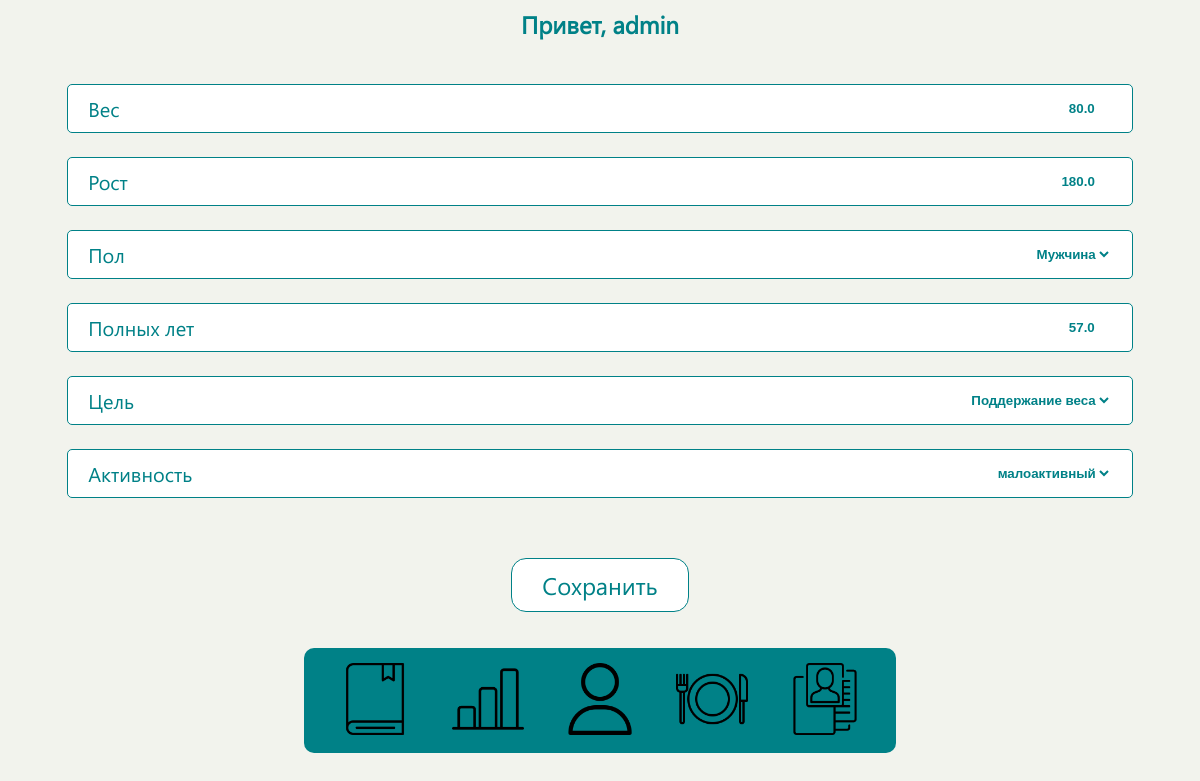
Page /edit_person_info/ (signed in) on the earlier database version.
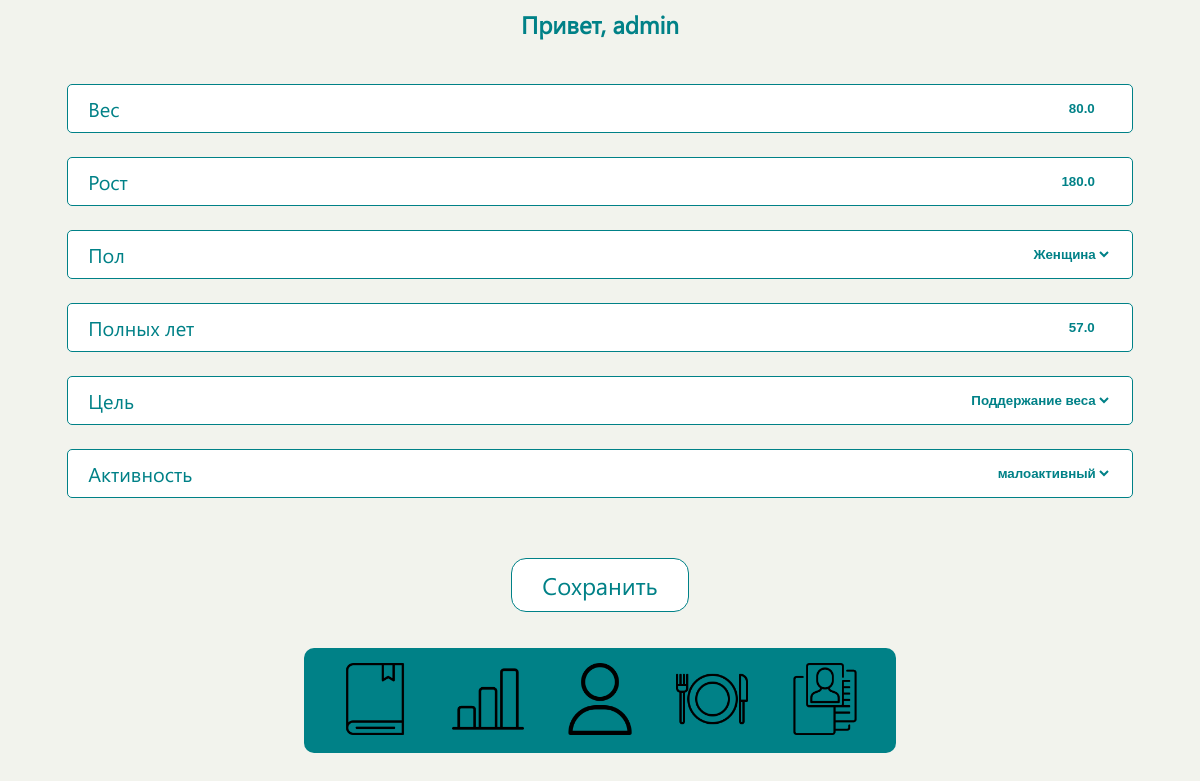
Same page on the later database version.
### webflut/models.py (models this page shows, shortened)
class Personal_Inform(models.Model):
    user = models.ForeignKey(User, on_delete=models.CASCADE)  # Add this line
    first_name = models.CharField(max_length=10)
    last_name = models.CharField(max_length=10)
    SEX_CHOICES = [
        ('M', 'Мужчина'),
        ('F', 'Женщина'),
        ('', ''),
    ]
    sex = models.CharField(max_length=1, choices=SEX_CHOICES, default='')
    date_of_birth = models.FloatField(default=0)
    weight = models.FloatField(default=0)
    height = models.FloatField(default=0)
    GOAL_CHOICES = [
        ('L', 'Похудение'),
        ('M', 'Набор массы'),
        ('F', 'Поддержание веса'),
    ]
    goals = models.CharField(max_length=1, choices=GOAL_CHOICES, default='L')
    ACTIVE_CHOICES = [
        ('L', 'малоактивный'),
        ('M', 'активный'),
    ]
    active = models.CharField(max_length=1, choices=ACTIVE_CHOICES, default='L')
    class Meta:
        verbose_name = 'Личная Информация'
        verbose_name_plural = 'Личная Информация'

### webflut/views.py (the view)
# urls.py: path('edit_person_info/', views.edit_person_info, name='edit_person_info'),
def edit_person_info(request):
    personal_info = Personal_Inform.objects.get(user=request.user)
    if request.method == 'POST':
        form = PersonalInformForm(request.POST, instance=personal_info)
        if form.is_valid():
            form.save()
            return redirect('edit_person_info')  # Redirect to the successful registration page
    else:
        form = PersonalInformForm(instance=personal_info)
    return render(request, 'edit_person_info.html', {'form': form, 'personal_info': personal_info})

### webflut/forms.py
class PersonalInformForm(forms.ModelForm):
    class Meta:
        model = Personal_Inform
        fields = ['weight', 'height', 'sex', 'date_of_birth',  'goals', 'active',]

### webflut/templates/edit_person_info.html (shortened to what this page needs)
{% load static %}
<!DOCTYPE html>
<html lang="en">
<head>
    <link href="{% static 'css/Profile Page/pers_info.css' %}" rel="stylesheet" />
</head>
<body>
    <text class="title">Привет, {{ request.user.username }}</text>
    <form method="post" style="margin-top: 20px;">
        {% for field in form %}
        <div class="common-class">
            {% if field.name == 'weight' %}
            <text>Вес</text>
            {% elif field.name == 'height' %}
            <text>Рост</text>
            {% elif field.name == 'sex' %}
            <text>Пол</text>
            {% elif field.name == 'date_of_birth' %}
            <text>Полных лет</text>
            {% elif field.name == 'goals' %}
            <text>Цель</text>
            {% elif field.name == 'active' %}
            <text>Активность</text>
            {% endif %}
            {{ field }}
        </div>
        {% endfor %}
        <button type="submit" class="save">Сохранить</button>
    </form>
    {% block content %}
    {% include 'footer.html' %}
    {% endblock %}
</body>
</html>

### webflut/templates/footer.html (shortened to what this page needs)
{% load static %}
<link href="{% static 'css/footer.css' %}" rel="stylesheet"/>
<footer>
    <a href="{% url 'creategroup' %}" class="buttonFooter">
        <img src="{% static 'accets/журнал.png' %}" class="imgFooter"/></a>
    <a href="{% url 'display_chart' %}" class="buttonFooter">
        <img src="{% static 'accets/статистика.png' %}" class="imgFooter"/></a>
    <a href="{% url 'profile' %}" class="buttonFooter">
        <img src="{% static 'accets/profile.png' %}" class="imgFooter"/></a>
    <a href="{% url 'calories_and_bjy' %}" class="buttonFooter">
        <img src="{% static 'accets/kkal.png' %}" class="imgFooter"/></a>
    <a href="{% url 'person_info' %}" class="buttonFooter">
        <img src="{% static 'accets/pers_info.png' %}" class="imgFooter"/></a>
</footer>

### webflut/static/css/Profile Page/pers_info.css (style rules this page uses)
html { font-family: "Segoe UI"; background-color: #f2f3ed; }
body { display: flex; align-items: center; flex-direction: column; }
.title { color: #008187; font-weight: 700; font-size: 24px; }
form { width: 90%; display: flex; flex-direction: column; }
.common-class { margin-top: 2vw; font-size: 20px; border: 1px solid #008187; padding: 10px 20px; border-radius: 5px; color: #008187; display: flex; flex-direction: row; justify-content: space-between; background-color: white; font-weight: 500; }
.common-class input, .common-class select, .common-class option { border: 0px; font-weight: 700; color: #008187; background-color: white; text-align: end; }
.save { margin: auto; margin-top: 5vw; box-sizing: border-box; text-align: center; border: 0; background-color: white; font-size: 24px; padding: 10px 30px; font-family: "Segoe UI"; color: #008187; border-radius: 15px; border: 1px solid #008187; }
@media (min-width: 350px) { img { width: 12vw; } }

### webflut/static/css/footer.css (style rules this page uses)
.imgFooter { width: 11vw; }
@media (min-width: 481px) { footer { width: 80%; } }
@media (min-width: 769px) { footer { width: 50%; } }
@media (min-width: 769px) { .imgFooter { width: 6vw; } }

Differences in the rows shown:
changed Personal_Inform "Поддержание веса": sex "Мужчина" → "Женщина"
